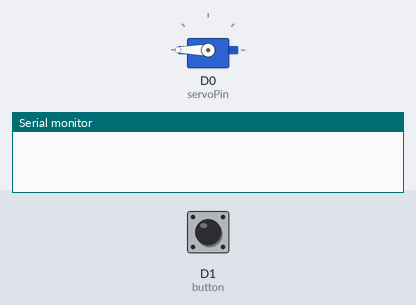
A sketch run on a simulated Particle Photon. Parts: servo, the last lines printed to the serial monitor. The test bench sets the inputs (shaded band); at power-on: D1 (button) HIGH.

Above: at 1.7 s.
1.8 s: D1 (button) pulled LOW for 3.2 s
At 6.1 s:
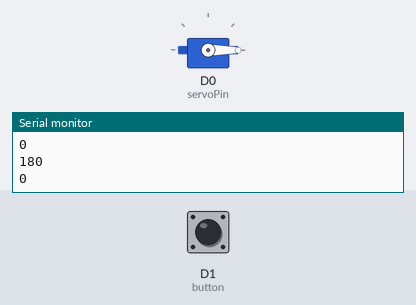
6.5 s: D1 (button) pulled LOW for 0.15 s
At 7.8 s:
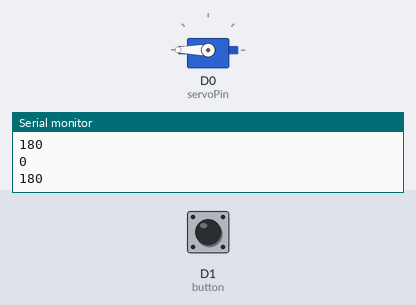
Timing chart, 0 to 9.5 s (numbered marks = the images above; inputs shaded):
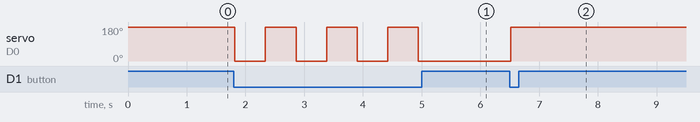

Measured:
- after the input at 1.8 s, servo on D0 (servoPin): alternates 180° for 0.52 s and 0° for 0.52 s, 7 changes in all, then stays 0°, starting at once
- after the input at 6.5 s, servo on D0 (servoPin): 0° → 180° at once

The sketch:

servo.ino
```cpp
Servo myservo;// create servo object using the built-in Particle Servo Library

int button = D1;    //declare variable for button
int servoPin = D0;  //declare variable for servo
int pos = 0;        //variable to keep track of the servo's position
bool flag = 1;      //variable to keep track of the button presses

// This routine runs only once upon reset
void setup()
{
  Serial.begin(9600);//Start the Serial port @ 9600 baud
  Particle.function("servo",servoToggle);

  pinMode(button, INPUT_PULLUP);   // sets button pin as input with internal pullup resistor

  myservo.attach(servoPin);  //Initialize the servo attached to pin D0
  myservo.write(180);        //set servo to furthest position
  delay(500);                //delay to give the servo time to move to its position
  myservo.detach();          //detach the servo to prevent it from jittering

}

// This routine loops forever
void loop()
{
    if(digitalRead(button) == LOW) //if a button press has been detected...
    {
      //This is known a s state machine.
      //It will move the servo to the opposite end from where it's set currently
      if(flag == 1)
        pos = 0;
      if(flag == 0)
        pos = 180;

      Particle.publish("accion", String(pos));
      myservo.attach(servoPin);
      myservo.write(pos);
      delay(500);           //debounce and give servo time to move
      myservo.detach();

      flag = !flag;         //set flag to the opposite of what it's currently set to
      Serial.println(pos);  //prints to the serial port to keep track of the position
    }

}

int servoToggle(String command) {

    if (command=="on") {
      pos = 0;
    }
    else if (command=="off") {
      pos = 180;
    }
    else {
        return -1;
    }

    Particle.publish("accion", String(pos));
    myservo.attach(servoPin);
    myservo.write(pos);
    delay(500);           //debounce and give servo time to move
    myservo.detach();

    Serial.println(pos);  //prints to the serial port to keep track of the position

}
```
